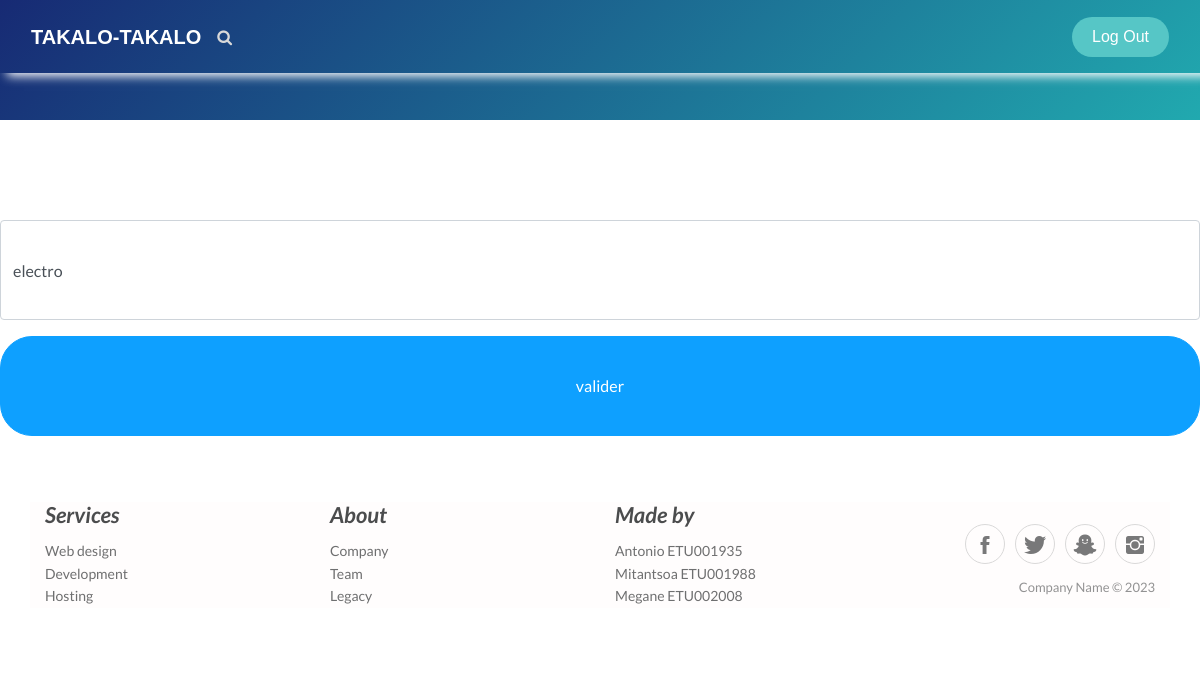
Before: /index.php/categorie_controller/get_form/3 with the older database file.
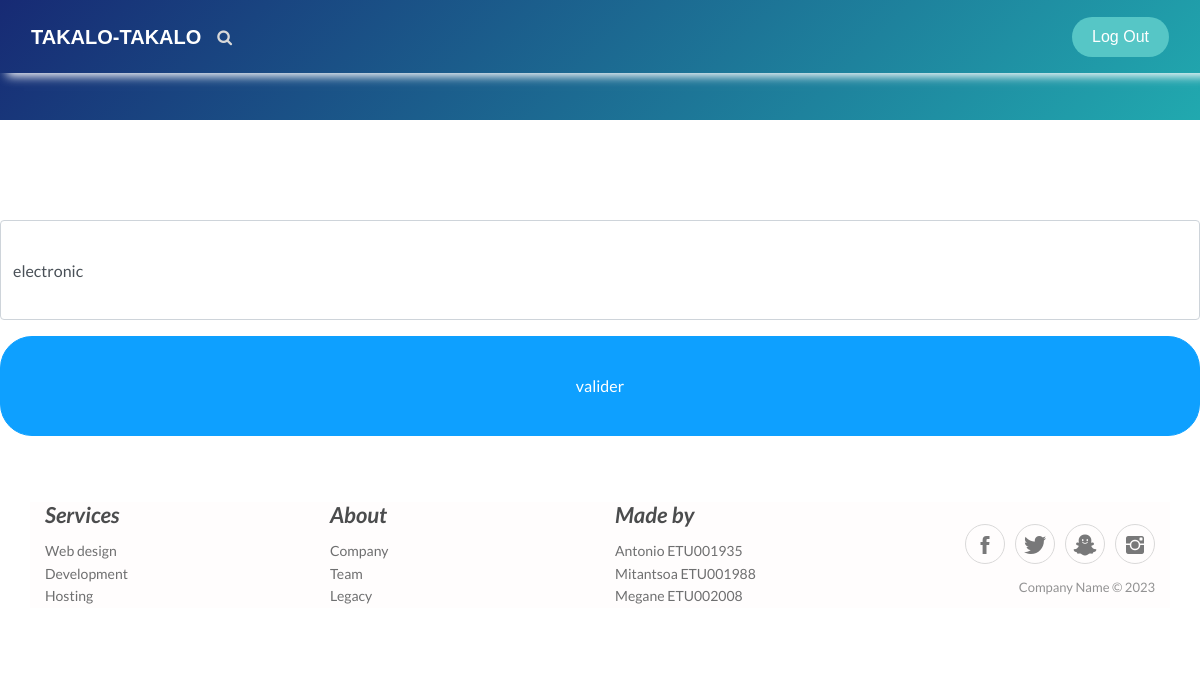
After: the same page with the newer database file.
### tables this page shows
create table categorie(
     id_categorie int primary key auto_increment,
     nom_categorie varchar(30)
);

### application/views/takalo/template.php (called while the page is built, shortened)
<?php
    $this->load->view("takalo/header");
    $this->load->view($contents);
 ?>

### application/controllers/Categorie_controller.php (called while the page is built, shortened)
<?php
class Categorie_controller extends CI_Controller{
    public function get_form($id_categorie){
        $data['categories'] = $this->Categorie_model->get_categories($id_categorie);
        $data['contents']='categorie_form_view';
		$this->load->view('takalo/template',$data);
    }
}

### index.php (called while the page is built, shortened)
<?php
require_once BASEPATH.'core/CodeIgniter.php';

### application/models/Categorie_model.php (called while the page is built, shortened)
<?php
class Categorie_model extends CI_Model{
    public function get_categories($id_categorie){
        if($id_categorie == null){
            $sql = "SELECT * FROM categorie";
            $query = $this->db->query($sql);
            return $query->result_array();
        }
        else{
            $sql = "SELECT * FROM categorie WHERE id_categorie = $id_categorie";
            $query = $this->db->query($sql);
            return $query->row_array();
        }
    }
}

### application/views/Categorie_form_view.php (the view, shortened to what this page needs)
<!DOCTYPE html>
<html lang="en">
<head>
    <link rel="stylesheet" href="<?php echo base_url('assets/bootstrap/css/bootstrap.min.css');?>">
    <link rel="stylesheet" href="<?php echo base_url('assets/fonts/font-awesome.min.css');?>">
    <link rel="stylesheet" href="<?php echo base_url('assets/fonts/ionicons.min.css');?>">
    <link rel="stylesheet" href="<?php echo base_url('assets/css/Footer-Clean.css');?>">
    <link rel="stylesheet" href="<?php echo base_url('assets/css/Footer-Dark.css');?>">
    <link rel="stylesheet" href="<?php echo base_url('assets/css/Header-Blue.css');?>">
    <link rel="stylesheet" href="<?php echo base_url('assets/css/Header-Dark.css');?>">
    <link rel="stylesheet" href="<?php echo base_url('assets/css/Login-Form-Dark.css');?>">
    <link rel="stylesheet" href="<?php echo base_url('assets/css/Navigation-with-Search.css');?>">
    <link rel="stylesheet" href="<?php echo base_url('assets/css/styles.css');?>">
</head>
<body>
<form action="<?php echo base_url("categorie_controller/update");?>
<?php echo"/".$categories['id_categorie'];?>" method="post">
   <div style ="margin-top:100px"class="form-group"><input class="form-control" style="height:100px" type="text" name="categorie_name" value=<?php echo $categories['nom_categorie'];?>></div>
   <div class="form-group"><button class="btn btn-primary btn-block" style="height:100px" type="submit">valider</button></div>
</form>
</body>
</html>

Changed rows visible on the page:
changed categorie: categorie_name "electro" → "electronic"
